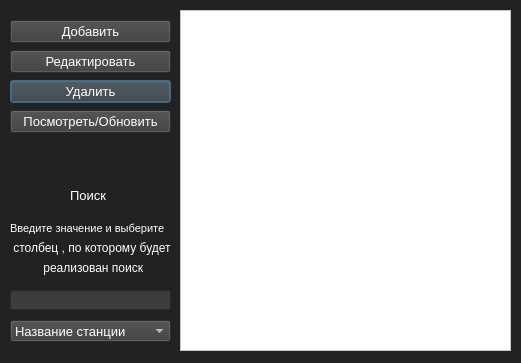
<?xml version="1.0" encoding="UTF-8"?>
<ui version="4.0">
 <class>cash</class>
 <widget class="QDialog" name="cash">
  <property name="geometry">
   <rect>
    <x>0</x>
    <y>0</y>
    <width>521</width>
    <height>363</height>
   </rect>
  </property>
  <property name="windowTitle">
   <string>Станции</string>
  </property>
  <property name="styleSheet">
   <string notr="true">background-color: rgb(34, 34,34);</string>
  </property>
  <widget class="QPushButton" name="pushButton_3">
   <property name="geometry">
    <rect>
     <x>10</x>
     <y>80</y>
     <width>161</width>
     <height>23</height>
    </rect>
   </property>
   <property name="font">
    <font>
     <pointsize>10</pointsize>
    </font>
   </property>
   <property name="styleSheet">
    <string notr="true">background-color: rgb(60, 60,60);
color: rgb(255, 255, 255);</string>
   </property>
   <property name="text">
    <string>Удалить</string>
   </property>
  </widget>
  <widget class="QPushButton" name="pushButton_4">
   <property name="geometry">
    <rect>
     <x>10</x>
     <y>110</y>
     <width>161</width>
     <height>23</height>
    </rect>
   </property>
   <property name="font">
    <font>
     <pointsize>10</pointsize>
    </font>
   </property>
   <property name="styleSheet">
    <string notr="true">background-color: rgb(60, 60,60);
color: rgb(255, 255, 255);</string>
   </property>
   <property name="text">
    <string>Посмотреть/Обновить</string>
   </property>
  </widget>
  <widget class="QPushButton" name="pushButton_2">
   <property name="geometry">
    <rect>
     <x>10</x>
     <y>50</y>
     <width>161</width>
     <height>23</height>
    </rect>
   </property>
   <property name="font">
    <font>
     <pointsize>10</pointsize>
    </font>
   </property>
   <property name="styleSheet">
    <string notr="true">background-color: rgb(60, 60,60);
color: rgb(255, 255, 255);</string>
   </property>
   <property name="text">
    <string>Редактировать</string>
   </property>
  </widget>
  <widget class="QTableView" name="tableView">
   <property name="geometry">
    <rect>
     <x>180</x>
     <y>10</y>
     <width>331</width>
     <height>341</height>
    </rect>
   </property>
   <property name="font">
    <font>
     <pointsize>10</pointsize>
    </font>
   </property>
   <property name="styleSheet">
    <string notr="true">background-color: rgb(255, 255, 255);
color: rgb(8, 8, 8);</string>
   </property>
  </widget>
  <widget class="QPushButton" name="pushButton">
   <property name="geometry">
    <rect>
     <x>10</x>
     <y>20</y>
     <width>161</width>
     <height>23</height>
    </rect>
   </property>
   <property name="font">
    <font>
     <pointsize>10</pointsize>
    </font>
   </property>
   <property name="styleSheet">
    <string notr="true">background-color: rgb(60, 60, 60);
color: rgb(255, 255, 255);</string>
   </property>
   <property name="text">
    <string>Добавить</string>
   </property>
  </widget>
  <widget class="QLineEdit" name="lineEdit">
   <property name="geometry">
    <rect>
     <x>10</x>
     <y>290</y>
     <width>161</width>
     <height>20</height>
    </rect>
   </property>
   <property name="font">
    <font>
     <pointsize>10</pointsize>
    </font>
   </property>
   <property name="styleSheet">
    <string notr="true">background-color: rgb(60, 60,60);
color: rgb(255, 255, 255);</string>
   </property>
  </widget>
  <widget class="QComboBox" name="comboBox">
   <property name="geometry">
    <rect>
     <x>10</x>
     <y>320</y>
     <width>161</width>
     <height>22</height>
    </rect>
   </property>
   <property name="font">
    <font>
     <pointsize>10</pointsize>
    </font>
   </property>
   <property name="styleSheet">
    <string notr="true">background-color: rgb(60, 60,60);
color: rgb(255, 255, 255);</string>
   </property>
   <item>
    <property name="text">
     <string>Название станции</string>
    </property>
   </item>
   <item>
    <property name="text">
     <string>Наличие WiFi</string>
    </property>
   </item>
   <item>
    <property name="text">
     <string>Наличие буфета</string>
    </property>
   </item>
   <item>
    <property name="text">
     <string>Номер телефона</string>
    </property>
   </item>
  </widget>
  <widget class="QLabel" name="label">
   <property name="geometry">
    <rect>
     <x>70</x>
     <y>180</y>
     <width>41</width>
     <height>31</height>
    </rect>
   </property>
   <property name="font">
    <font>
     <pointsize>10</pointsize>
    </font>
   </property>
   <property name="styleSheet">
    <string notr="true">color: rgb(255, 255, 255);</string>
   </property>
   <property name="text">
    <string>Поиск</string>
   </property>
  </widget>
  <widget class="QLabel" name="label_2">
   <property name="geometry">
    <rect>
     <x>10</x>
     <y>220</y>
     <width>161</width>
     <height>16</height>
    </rect>
   </property>
   <property name="font">
    <font>
     <pointsize>8</pointsize>
    </font>
   </property>
   <property name="styleSheet">
    <string notr="true">color: rgb(255, 255, 255);</string>
   </property>
   <property name="text">
    <string>Введите значение и выберите</string>
   </property>
  </widget>
  <widget class="QLabel" name="label_3">
   <property name="geometry">
    <rect>
     <x>10</x>
     <y>240</y>
     <width>161</width>
     <height>16</height>
    </rect>
   </property>
   <property name="styleSheet">
    <string notr="true">color: rgb(255, 255, 255);</string>
   </property>
   <property name="text">
    <string> столбец , по которому будет </string>
   </property>
  </widget>
  <widget class="QLabel" name="label_4">
   <property name="geometry">
    <rect>
     <x>40</x>
     <y>260</y>
     <width>121</width>
     <height>16</height>
    </rect>
   </property>
   <property name="styleSheet">
    <string notr="true">color: rgb(255, 255, 255);</string>
   </property>
   <property name="text">
    <string> реализован поиск</string>
   </property>
  </widget>
 </widget>
 <resources/>
 <connections/>
</ui>
